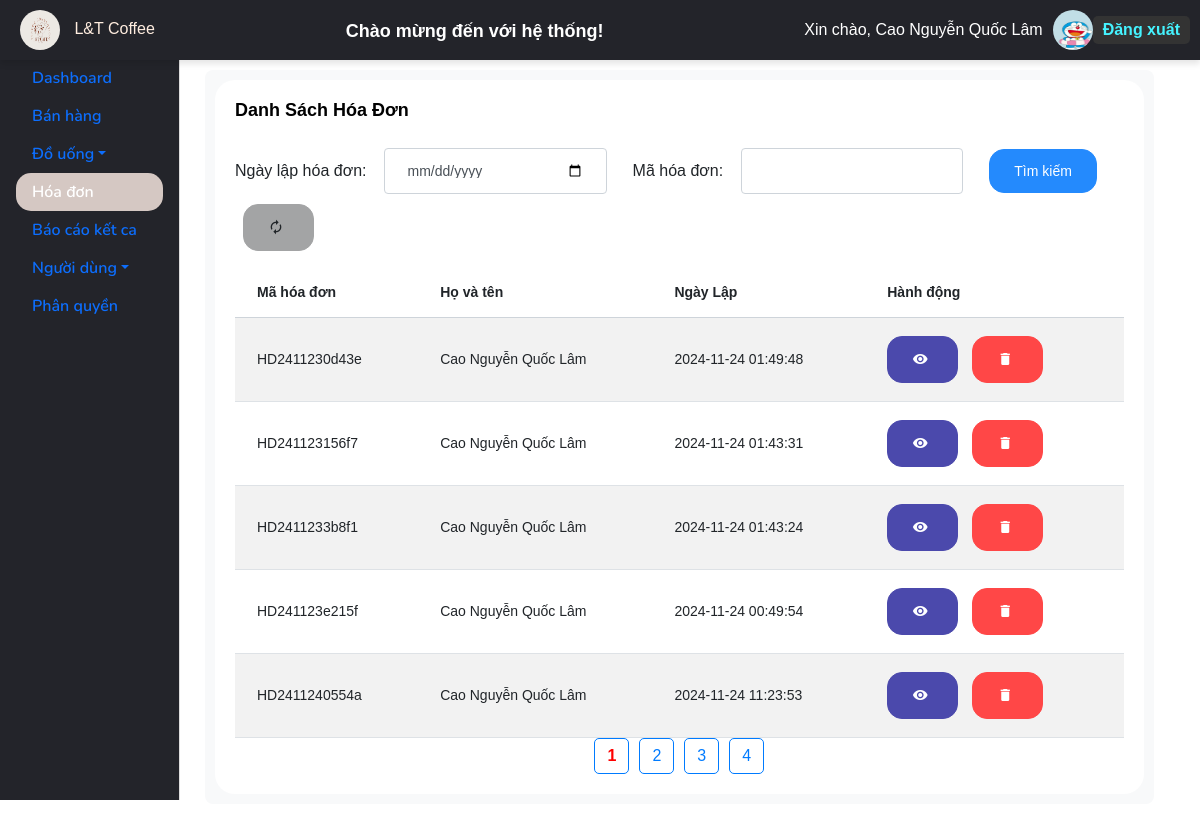
Screenshot of /UI/index_bills.php (signed in) with the database file from the repository.
### tables this page shows
CREATE TABLE `users` (
  `UserID` int(11) NOT NULL,
  `FullName` varchar(255) DEFAULT NULL,
  `PhoneNumber` varchar(255) DEFAULT NULL,
  `UserImage` varchar(255) DEFAULT NULL,
  `Gender` varchar(255) DEFAULT NULL,
  `Username` varchar(255) DEFAULT NULL,
  `AccountName` varchar(255) DEFAULT NULL,
  `Password` varchar(255) DEFAULT NULL,
  `UserCategoryID` int(11) DEFAULT NULL,
  `Email` varchar(100) NOT NULL,
  `Address` varchar(255) NOT NULL
);

CREATE TABLE `bills` (
  `BillID` varchar(50) NOT NULL,
  `CreateDate` datetime DEFAULT NULL,
  `TotalAmount` decimal(18,2) DEFAULT NULL,
  `TableID` int(11) DEFAULT NULL,
  `UserID` int(11) DEFAULT NULL,
  `CustomerID` int(11) NOT NULL,
  `Status` int(3) NOT NULL
);

### UI/index_bills.php (the view, shortened to what this page needs)
<?php
require_once("includes/session_user.php");
include("includes/Pager.php");
$itemsPerPage = 5;
$search = isset($_GET['search']) ? $_GET['search'] : '';
$date = isset($_GET['date']) ? $_GET['date'] : '';
$currentPage = isset($_GET['page']) ? (int)$_GET['page'] : 1;
$offset = ($currentPage - 1) * $itemsPerPage;
$sql = "SELECT bills.BillID, users.FullName, bills.CreateDate
        FROM bills
        JOIN users ON bills.UserID = users.UserID
        WHERE 1";
$sql .= " LIMIT $itemsPerPage OFFSET $offset";
$stmt = $conn->prepare($sql);
$stmt->execute();
$stmt->bind_result($billID, $fullName, $createDate);
$bills = [];
while ($stmt->fetch()) {
    $bills[] = [
        'BillID' => $billID,
        'FullName' => $fullName,
        'CreateDate' => $createDate,
    ];
}
$totalResultsQuery = "SELECT COUNT(*) as count FROM bills WHERE 1";
$stmt = $conn->prepare($totalResultsQuery);
$stmt->execute();
$stmt->bind_result($totalResults);
$pager = new Pager(range(1, $totalResults), $itemsPerPage);
?>
<!DOCTYPE html>
<html lang="en">
<head>
    <link rel="stylesheet" href="https://cdn.jsdelivr.net/npm/bootstrap@5.3.0/dist/css/bootstrap.min.css">
    <link href="https://cdn.jsdelivr.net/npm/@mdi/font/css/materialdesignicons.min.css" rel="stylesheet">
</head>
<body>
<?php include("includes/_layoutAdmin.php"); ?>
<div class="container mt-4">
    <form action="" method="GET" class="form-section">
        <div class="card">
            <div class="card-body">
                <div class="d-flex justify-content-between mb-2">
                    <p class="card-title">Danh sách hóa đơn</p>
                </div>
                <div class="d-flex align-items-center mb-3 w-100">
                    <label for="createDate" class="form-label me-2">Ngày lập hóa đơn:</label>
                    <input class="form-control w-25" type="date" name="date" id="createDate" value="<?= htmlspecialchars($date) ?>">
                    <label for="billID" class="form-label me-2 ms-3">Mã hóa đơn:</label>
                    <input class="form-control w-25" type="text" name="search" id="billID" value="<?= htmlspecialchars($search) ?>">
                    <button class="btn btn-info ms-3" type="submit">
                        Tìm kiếm
                    </button>
                    <a href="index_bills.php" class="btn btn-secondary ms-2">
                        <i class="mdi mdi-autorenew"></i>
                    </a>
                </div>
                <div>
                    <table class="table table-striped table-hover">
                        <thead>
                            <tr style="background-color: dodgerblue; color: white;">
                                <th>Mã hóa đơn</th>
                                <th>Họ và tên</th>
                                <th>Ngày Lập</th>
                                <th>Hành động</th>
                            </tr>
                        </thead>
                        <tbody>
                            <?php if (empty($bills)): ?>
                                <tr>
                                    <td colspan="4" class="text-center">Không có dữ liệu</td>
                                </tr>
                            <?php else: ?>
                                <?php foreach ($bills as $row): ?>
                                    <tr>
                                        <td><?= htmlspecialchars($row['BillID']) ?></td>
                                        <td><?= htmlspecialchars($row['FullName']) ?></td>
                                        <td><?= htmlspecialchars($row['CreateDate']) ?></td>
                                        <td>
                                            <a href="detail_bills.php?BillID=<?= urlencode($row['BillID']) ?>" class="btn btn-primary">
                                                <i class="mdi mdi-eye"></i>
                                            </a>
                                            <button class="btn btn-danger btnDelete" data-id="<?= $row['BillID'] ?>">
                                                <i class="mdi mdi-delete"></i>
                                            </button>
                                        </td>
                                    </tr>
                                <?php endforeach; ?>
                            <?php endif; ?>
                        </tbody>
                    </table>
                </div>
                <div class="pagination">
                    <?= $pager->getPaginationLinks() ?>
                </div>
            </div>
        </div>
    </form>
</div>
</body>
</html>

### UI/includes/_layoutAdmin.php (shortened to what this page needs)
<?php
include("includes/connectSQL.php");
$userID = isset($_COOKIE['UserID']) ? $_COOKIE['UserID'] : null;
$usercategoriesID = null;
if ($userID) {
    $queryCategory = " SELECT users.FullName, users.UserImage, usercategories.UserCategoryName
                        FROM users
                        JOIN usercategories ON users.UsercategoryID = usercategories.UsercategoryID
                        WHERE users.UserID = ?";
    $stmt = $conn->prepare($queryCategory);
    $stmt->bind_param("i", $userID);
    $stmt->execute();
    $resultCategory = $stmt->get_result();
    $userCategory = $resultCategory->fetch_assoc();
    $usercategoriesID = $userCategory['UserCategoryName'];
    $validRoles = ["Quản Lý", "Thu Ngân"];
}
?>
<!DOCTYPE html>
<html lang="en">
<head>
    <link href="https://cdn.jsdelivr.net/npm/bootstrap-icons/font/bootstrap-icons.css" rel="stylesheet">
    <link rel="stylesheet" href="../UI/vendors/feather/feather.css">
    <link rel="stylesheet" href="../UI/vendors/ti-icons/css/themify-icons.css">
    <link rel="stylesheet" href="../UI/vendors/css/vendor.bundle.base.css">
    <link rel="stylesheet" href="../UI/vendors/select2/select2.min.css">
    <link rel="stylesheet" href="../UI/vendors/select2-bootstrap-theme/select2-bootstrap.min.css">
    <link rel="stylesheet" href="../UI/vendors/datatables.net-bs4/dataTables.bootstrap4.css">
    <link rel="stylesheet" href="../UI/css/vertical-layout-light/style.css">
    <link rel="stylesheet" href="https://cdn.jsdelivr.net/npm/sweetalert2@10/dist/sweetalert2.min.css">
</head>
<body>
<div class="sidebar">
    <nav class="nav flex-column">
        <a class="nav-link" href=""></a>
        <?php
            $isActive = basename($_SERVER['PHP_SELF']) == 'index_admin.php' ? 'active' : '';
            if (in_array($usercategoriesID, ["Quản Lý"])): ?>
            <a class="nav-link <?= $isActive ?>" href="index_admin.php" >Dashboard</a>
        <?php endif; ?>
        <?php
            $isActive = basename($_SERVER['PHP_SELF']) == 'dashboard.php' ? 'active' : '';
            if (in_array(strtolower($usercategoriesID), array_map('strtolower', $validRoles))): ?>
            <a class="nav-link <?= $isActive ?>" href="dashboard.php">Bán hàng</a>
        <?php endif; ?>
        <?php
            $isActive = basename($_SERVER['PHP_SELF']) == 'index_drink.php' || basename($_SERVER['PHP_SELF']) == 'index_drinkcategories.php' ? 'active' : '';
            if (in_array($usercategoriesID, ["Quản Lý"])): ?>
            <a class="nav-link dropdown-toggle <?= $isActive ?>" id="drinkDropdown" role="button" data-bs-toggle="dropdown" aria-expanded="false">Đồ uống</a>
        <?php endif; ?>
        <?php
            $isActive = basename($_SERVER['PHP_SELF']) == 'index_bills.php' ? 'active' : '';
            if (in_array(strtolower($usercategoriesID), array_map('strtolower', $validRoles))): ?>
            <a class="nav-link <?= $isActive ?>" href="index_bills.php">Hóa đơn</a>
        <?php endif; ?>
        <?php
            $isActive = basename($_SERVER['PHP_SELF']) == 'danhsach.php' ? 'active' : '';
            if (in_array($usercategoriesID, ["Quản Lý"])): ?>
            <a class="nav-link <?= $isActive ?>" href="danhsach.php">Báo cáo kết ca</a>
            <a class="nav-link dropdown-toggle" <?= $isActive ?>id="userDropdown" role="button" data-bs-toggle="dropdown" aria-expanded="false">Người dùng</a>
            <a class="nav-link" href="index_authorizations.php">Phân quyền</a>
        <?php endif; ?>
    </nav>
</div>
<div class="main-header">
    <?php if ($userID): ?>
        <div class="user-info">
            <div class="logo">
                <img src="images/lt.jpg" alt="logo" class="logo-image">
                <span class="brand-name" style="color: #FFEDDF;">L&T Coffee</span>
            </div>
            <h4 class="welcome-message" id="welcomeMessage">Chào mừng đến với hệ thống!</h4>
            <span>Xin chào, <?= htmlspecialchars($userCategory['FullName']) ?></span>
            <a href="profile.php">
                <img src="images/users/<?= !empty($userCategory['UserImage']) ? htmlspecialchars($userCategory['UserImage']) : 'avatar.jpg' ?>" alt="profile">
            </a>
            <a class="logout-btn" href="login.php">Đăng xuất</a>
        </div>
    <?php endif; ?>
</div>
</body>
</html>

### UI/index_bills.php (style rules this page uses)
.container { max-width: 900px; margin-top: 20px; }
.form-section { width: 102%; padding: 10px; margin: 70px; background-color: #f8f9fa; border-radius: 8px; }
.form-label { margin-bottom: 0.5rem; font-weight: 500; }
.btnDelete { cursor: pointer; }
.pagination { display: flex; justify-content: center; gap: 10px; }
.btn { border: none; background-color: transparent; padding: 5px 10px; }
.btn i { font-size: 20px; margin-right: 5px; }
.table td .btn { margin-right: 10px; }
.mdi { font-size: 18px; }
form .d-flex { display: flex; flex-wrap: wrap; gap: 10px; justify-content: flex-start; align-items: center; }
form .form-label { margin-bottom: 0; font-weight: 500; }
form .form-control { max-width: 250px; }
form .btn { margin-top: 0; }
form .ms-3 { margin-left: 1rem; }
form .w-25 { width: 25% !important; }
.mdi { font-size: 20px; }

### UI/includes/_layoutAdmin.php (style rules this page uses)
body { font-family: Arial, sans-serif; margin: 0; padding: 0; overflow-x: hidden; }
.sidebar { position: fixed; top: 0; left: 0; height: 100vh; width: 180px; background-color: #23242a; border-right: 1px solid #ddd; padding-top: 20px; z-index: 1000; }
.main-header { position: fixed; top: 0; left: 0; width: 100%; background-color: #23242a; color: white; padding: 10px; z-index: 1050; box-shadow: 0 4px 6px rgba(0, 0, 0, 0.1); }
.user-info { display: flex; justify-content: space-between; align-items: center; width: 100%; }
.user-info h4 { flex: 1; text-align: center; }
.user-info span, .user-info img { margin-left: 10px; }
.user-info img { width: 40px; height: 40px; border-radius: 50%; }
.logout-btn { color: #45f3ff; text-decoration: none; font-weight: bold; padding: 5px 10px; background-color: #333; border-radius: 5px; }
.nav-link.active { background-color: #D5C8C3; color: white; border-radius: 15px; }
.welcome-message { font-weight: bold; color: white; text-align: center; margin-top: 10px; display: inline-block; animation: fadeIn 1s ease-in-out forwards; }

### rows the page displays
users: FullName "Cao Nguyễn Quốc Lâm", UserImage (picture)
bills: BillID "HD2411230d43e", UserID.FullName "Cao Nguyễn Quốc Lâm", CreateDate "2024-11-24 01:49:48"
bills: BillID "HD241123156f7", UserID.FullName "Cao Nguyễn Quốc Lâm", CreateDate "2024-11-24 01:43:31"
bills: BillID "HD2411233b8f1", UserID.FullName "Cao Nguyễn Quốc Lâm", CreateDate "2024-11-24 01:43:24"
bills: BillID "HD241123e215f", UserID.FullName "Cao Nguyễn Quốc Lâm", CreateDate "2024-11-24 00:49:54"
bills: BillID "HD2411240554a", UserID.FullName "Cao Nguyễn Quốc Lâm", CreateDate "2024-11-24 11:23:53"
